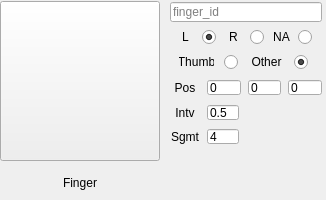
            <widget class="QWidget" name="fingerWidget" native="true">
             <property name="minimumSize">
              <size>
               <width>0</width>
               <height>200</height>
              </size>
             </property>
             <property name="maximumSize">
              <size>
               <width>16777215</width>
               <height>200</height>
              </size>
             </property>
             <layout class="QHBoxLayout" name="horizontalLayout_2">
              <property name="leftMargin">
               <number>0</number>
              </property>
              <property name="topMargin">
               <number>0</number>
              </property>
              <property name="rightMargin">
               <number>0</number>
              </property>
              <property name="bottomMargin">
               <number>0</number>
              </property>
              <item>
               <widget class="QWidget" name="fingerLeft" native="true">
                <property name="minimumSize">
                 <size>
                  <width>160</width>
                  <height>0</height>
                 </size>
                </property>
                <layout class="QVBoxLayout" name="verticalLayout_3">
                 <property name="leftMargin">
                  <number>0</number>
                 </property>
                 <property name="topMargin">
                  <number>0</number>
                 </property>
                 <property name="rightMargin">
                  <number>0</number>
                 </property>
                 <property name="bottomMargin">
                  <number>0</number>
                 </property>
                 <item>
                  <widget class="QPushButton" name="fingerThumb">
                   <property name="minimumSize">
                    <size>
                     <width>0</width>
                     <height>160</height>
                    </size>
                   </property>
                   <property name="text">
                    <string/>
                   </property>
                   <property name="icon">
                    <iconset>
                     <normaloff>finger.PNG</normaloff>finger.PNG</iconset>
                   </property>
                   <property name="iconSize">
                    <size>
                     <width>145</width>
                     <height>145</height>
                    </size>
                   </property>
                  </widget>
                 </item>
                 <item>
                  <widget class="QLabel" name="fingerLbl">
                   <property name="maximumSize">
                    <size>
                     <width>16777215</width>
                     <height>30</height>
                    </size>
                   </property>
                   <property name="text">
                    <string>Finger</string>
                   </property>
                   <property name="alignment">
                    <set>Qt::AlignCenter</set>
                   </property>
                  </widget>
                 </item>
                </layout>
               </widget>
              </item>
              <item>
               <widget class="QWidget" name="fingerRight" native="true">
                <property name="maximumSize">
                 <size>
                  <width>160</width>
                  <height>16777215</height>
                 </size>
                </property>
                <layout class="QVBoxLayout" name="verticalLayout_5">
                 <property name="spacing">
                  <number>0</number>
                 </property>
                 <property name="leftMargin">
                  <number>0</number>
                 </property>
                 <property name="topMargin">
                  <number>0</number>
                 </property>
                 <property name="rightMargin">
                  <number>0</number>
                 </property>
                 <property name="bottomMargin">
                  <number>0</number>
                 </property>
                 <item>
                  <widget class="QWidget" name="fingerID" native="true">
                   <property name="minimumSize">
                    <size>
                     <width>0</width>
                     <height>25</height>
                    </size>
                   </property>
                   <property name="maximumSize">
                    <size>
                     <width>16777215</width>
                     <height>30</height>
                    </size>
                   </property>
                   <layout class="QHBoxLayout" name="horizontalLayout_3">
                    <property name="spacing">
                     <number>1</number>
                    </property>
                    <property name="leftMargin">
                     <number>4</number>
                    </property>
                    <property name="topMargin">
                     <number>2</number>
                    </property>
                    <property name="rightMargin">
                     <number>4</number>
                    </property>
                    <property name="bottomMargin">
                     <number>2</number>
                    </property>
                    <item>
                     <widget class="QLineEdit" name="fingerIDEdit">
                      <property name="maximumSize">
                       <size>
                        <width>16777215</width>
                        <height>20</height>
                       </size>
                      </property>
                      <property name="placeholderText">
                       <string>finger_id</string>
                      </property>
                     </widget>
                    </item>
                   </layout>
                  </widget>
                 </item>
                 <item>
                  <widget class="QWidget" name="fingerSide" native="true">
                   <property name="minimumSize">
                    <size>
                     <width>0</width>
                     <height>25</height>
                    </size>
                   </property>
                   <property name="maximumSize">
                    <size>
                     <width>16777215</width>
                     <height>30</height>
                    </size>
                   </property>
                   <layout class="QHBoxLayout" name="horizontalLayout_4">
                    <property name="spacing">
                     <number>1</number>
                    </property>
                    <property name="leftMargin">
                     <number>4</number>
                    </property>
                    <property name="topMargin">
                     <number>2</number>
                    </property>
                    <property name="rightMargin">
                     <number>4</number>
                    </property>
                    <property name="bottomMargin">
                     <number>2</number>
                    </property>
                    <item>
                     <widget class="QLabel" name="fingerL">
                      <property name="minimumSize">
                       <size>
                        <width>20</width>
                        <height>0</height>
                       </size>
                      </property>
                      <property name="maximumSize">
                       <size>
                        <width>25</width>
                        <height>20</height>
                       </size>
                      </property>
                      <property name="layoutDirection">
                       <enum>Qt::LeftToRight</enum>
                      </property>
                      <property name="text">
                       <string>L</string>
                      </property>
                      <property name="alignment">
                       <set>Qt::AlignCenter</set>
                      </property>
                     </widget>
                    </item>
                    <item>
                     <widget class="QRadioButton" name="fingerLBtn">
                      <property name="minimumSize">
                       <size>
                        <width>15</width>
                        <height>0</height>
                       </size>
                      </property>
                      <property name="maximumSize">
                       <size>
                        <width>15</width>
                        <height>16777215</height>
                       </size>
                      </property>
                      <property name="text">
                       <string/>
                      </property>
                      <property name="checked">
                       <bool>true</bool>
                      </property>
                     </widget>
                    </item>
                    <item>
                     <widget class="QLabel" name="fingerR">
                      <property name="minimumSize">
                       <size>
                        <width>20</width>
                        <height>0</height>
                       </size>
                      </property>
                      <property name="maximumSize">
                       <size>
                        <width>25</width>
                        <height>20</height>
                       </size>
                      </property>
                      <property name="text">
                       <string>R</string>
                      </property>
                      <property name="alignment">
                       <set>Qt::AlignCenter</set>
                      </property>
                     </widget>
                    </item>
                    <item>
                     <widget class="QRadioButton" name="fingerRBtn">
                      <property name="minimumSize">
                       <size>
                        <width>15</width>
                        <height>0</height>
                       </size>
                      </property>
                      <property name="maximumSize">
                       <size>
                        <width>15</width>
                        <height>16777215</height>
                       </size>
                      </property>
                      <property name="text">
                       <string/>
                      </property>
                     </widget>
                    </item>
                    <item>
                     <widget class="QLabel" name="fingerNA">
                      <property name="minimumSize">
                       <size>
                        <width>20</width>
                        <height>0</height>
                       </size>
                      </property>
                      <property name="maximumSize">
                       <size>
                        <width>25</width>
                        <height>20</height>
                       </size>
                      </property>
                      <property name="text">
                       <string>NA</string>
                      </property>
                      <property name="alignment">
                       <set>Qt::AlignCenter</set>
                      </property>
                     </widget>
                    </item>
                    <item>
                     <widget class="QRadioButton" name="fingerNABtn">
                      <property name="minimumSize">
                       <size>
                        <width>15</width>
                        <height>0</height>
                       </size>
                      </property>
                      <property name="maximumSize">
                       <size>
                        <width>15</width>
                        <height>16777215</height>
                       </size>
                      </property>
                      <property name="text">
                       <string/>
                      </property>
                     </widget>
                    </item>
                   </layout>
                  </widget>
                 </item>
                 <item>
                  <widget class="QWidget" name="fingerType" native="true">
                   <property name="minimumSize">
                    <size>
                     <width>0</width>
                     <height>25</height>
                    </size>
                   </property>
                   <property name="maximumSize">
                    <size>
                     <width>16777215</width>
                     <height>30</height>
                    </size>
                   </property>
                   <layout class="QHBoxLayout" name="horizontalLayout_54">
                    <property name="spacing">
                     <number>1</number>
                    </property>
                    <property name="leftMargin">
                     <number>4</number>
                    </property>
                    <property name="topMargin">
                     <number>2</number>
                    </property>
                    <property name="rightMargin">
                     <number>4</number>
                    </property>
                    <property name="bottomMargin">
                     <number>2</number>
                    </property>
                    <item>
                     <widget class="QLabel" name="fingerThumb_2">
                      <property name="minimumSize">
                       <size>
                        <width>30</width>
                        <height>0</height>
                       </size>
                      </property>
                      <property name="maximumSize">
                       <size>
                        <width>35</width>
                        <height>20</height>
                       </size>
                      </property>
                      <property name="layoutDirection">
                       <enum>Qt::LeftToRight</enum>
                      </property>
                      <property name="text">
                       <string>Thumb</string>
                      </property>
                      <property name="alignment">
                       <set>Qt::AlignCenter</set>
                      </property>
                     </widget>
                    </item>
                    <item>
                     <widget class="QRadioButton" name="fingerThumbBtn">
                      <property name="minimumSize">
                       <size>
                        <width>15</width>
                        <height>0</height>
                       </size>
                      </property>
                      <property name="maximumSize">
                       <size>
                        <width>15</width>
                        <height>16777215</height>
                       </size>
                      </property>
                      <property name="text">
                       <string/>
                      </property>
                      <property name="checked">
                       <bool>false</bool>
                      </property>
                     </widget>
                    </item>
                    <item>
                     <widget class="QLabel" name="fingerOther">
                      <property name="minimumSize">
                       <size>
                        <width>30</width>
                        <height>0</height>
                       </size>
                      </property>
                      <property name="maximumSize">
                       <size>
                        <width>35</width>
                        <height>20</height>
                       </size>
                      </property>
                      <property name="text">
                       <string>Other</string>
                      </property>
                      <property name="alignment">
                       <set>Qt::AlignCenter</set>
                      </property>
                     </widget>
                    </item>
                    <item>
                     <widget class="QRadioButton" name="fingerOtherBtn">
                      <property name="minimumSize">
                       <size>
                        <width>15</width>
                        <height>0</height>
                       </size>
                      </property>
                      <property name="maximumSize">
                       <size>
                        <width>15</width>
                        <height>16777215</height>
                       </size>
                      </property>
                      <property name="text">
                       <string/>
                      </property>
                      <property name="checked">
                       <bool>true</bool>
                      </property>
                     </widget>
                    </item>
                   </layout>
                  </widget>
                 </item>
                 <item>
                  <widget class="QWidget" name="fingerPos" native="true">
                   <property name="minimumSize">
                    <size>
                     <width>0</width>
                     <height>25</height>
                    </size>
                   </property>
                   <property name="maximumSize">
                    <size>
                     <width>16777215</width>
                     <height>30</height>
                    </size>
                   </property>
                   <layout class="QHBoxLayout" name="horizontalLayout_5">
                    <property name="spacing">
                     <number>7</number>
                    </property>
                    <property name="leftMargin">
                     <number>4</number>
                    </property>
                    <property name="topMargin">
                     <number>2</number>
                    </property>
                    <property name="rightMargin">
                     <number>4</number>
                    </property>
                    <property name="bottomMargin">
                     <number>2</number>
                    </property>
                    <item>
                     <widget class="QLabel" name="fingerPosLbl">
                      <property name="minimumSize">
                       <size>
                        <width>30</width>
                        <height>0</height>
                       </size>
                      </property>
                      <property name="maximumSize">
                       <size>
                        <width>30</width>
                        <height>16777215</height>
                       </size>
                      </property>
                      <property name="text">
                       <string>Pos</string>
                      </property>
                      <property name="alignment">
                       <set>Qt::AlignCenter</set>
                      </property>
                     </widget>
                    </item>
                    <item>
                     <widget class="QLineEdit" name="fingerPosXEdit">
                      <property name="maximumSize">
                       <size>
                        <width>16777215</width>
                        <height>15</height>
                       </size>
                      </property>
                      <property name="text">
                       <string>0</string>
                      </property>
                     </widget>
                    </item>
                    <item>
                     <widget class="QLineEdit" name="fingerPosYEdit">
                      <property name="maximumSize">
                       <size>
                        <width>16777215</width>
                        <height>15</height>
                       </size>
                      </property>
                      <property name="text">
                       <string>0</string>
                      </property>
                     </widget>
                    </item>
                    <item>
                     <widget class="QLineEdit" name="fingerPosZEdit">
                      <property name="maximumSize">
                       <size>
                        <width>16777215</width>
                        <height>15</height>
                       </size>
                      </property>
                      <property name="text">
                       <string>0</string>
                      </property>
                     </widget>
                    </item>
                   </layout>
                  </widget>
                 </item>
                 <item>
                  <widget class="QWidget" name="fingerIntv" native="true">
                   <property name="minimumSize">
                    <size>
                     <width>0</width>
                     <height>25</height>
                    </size>
                   </property>
                   <property name="maximumSize">
                    <size>
                     <width>16777215</width>
                     <height>30</height>
                    </size>
                   </property>
                   <layout class="QHBoxLayout" name="horizontalLayout_10">
                    <property name="spacing">
                     <number>7</number>
                    </property>
                    <property name="leftMargin">
                     <number>4</number>
                    </property>
                    <property name="topMargin">
                     <number>2</number>
                    </property>
                    <property name="rightMargin">
                     <number>4</number>
                    </property>
                    <property name="bottomMargin">
                     <number>2</number>
                    </property>
                    <item>
                     <widget class="QLabel" name="fingerIntvLbl">
                      <property name="minimumSize">
                       <size>
                        <width>30</width>
                        <height>0</height>
                       </size>
                      </property>
                      <property name="maximumSize">
                       <size>
                        <width>30</width>
                        <height>16777215</height>
                       </size>
                      </property>
                      <property name="text">
                       <string>Intv</string>
                      </property>
                      <property name="alignment">
                       <set>Qt::AlignCenter</set>
                      </property>
                     </widget>
                    </item>
                    <item>
                     <widget class="QLineEdit" name="fingerIntvEdit">
                      <property name="maximumSize">
                       <size>
                        <width>32</width>
                        <height>15</height>
                       </size>
                      </property>
                      <property name="text">
                       <string>0.5</string>
                      </property>
                     </widget>
                    </item>
                    <item>
                     <spacer name="horizontalSpacer">
                      <property name="orientation">
                       <enum>Qt::Horizontal</enum>
                      </property>
                      <property name="sizeHint" stdset="0">
                       <size>
                        <width>40</width>
                        <height>20</height>
                       </size>
                      </property>
                     </spacer>
                    </item>
                   </layout>
                  </widget>
                 </item>
                 <item>
                  <widget class="QWidget" name="fingerSgmt" native="true">
                   <layout class="QHBoxLayout" name="horizontalLayout_6">
                    <property name="spacing">
                     <number>7</number>
                    </property>
                    <property name="leftMargin">
                     <number>4</number>
                    </property>
                    <property name="topMargin">
                     <number>2</number>
                    </property>
                    <property name="rightMargin">
                     <number>4</number>
                    </property>
                    <property name="bottomMargin">
                     <number>2</number>
                    </property>
                    <item>
                     <widget class="QLabel" name="fingerSgmtLbl">
                      <property name="minimumSize">
                       <size>
                        <width>30</width>
                        <height>0</height>
                       </size>
                      </property>
                      <property name="maximumSize">
                       <size>
                        <width>30</width>
                        <height>16777215</height>
                       </size>
                      </property>
                      <property name="text">
                       <string>Sgmt</string>
                      </property>
                      <property name="alignment">
                       <set>Qt::AlignCenter</set>
                      </property>
                     </widget>
                    </item>
                    <item>
                     <widget class="QLineEdit" name="fingerSgmtEdit">
                      <property name="maximumSize">
                       <size>
                        <width>32</width>
                        <height>15</height>
                       </size>
                      </property>
                      <property name="text">
                       <string>4</string>
                      </property>
                     </widget>
                    </item>
                    <item>
                     <spacer name="horizontalSpacer_2">
                      <property name="orientation">
                       <enum>Qt::Horizontal</enum>
                      </property>
                      <property name="sizeHint" stdset="0">
                       <size>
                        <width>68</width>
                        <height>20</height>
                       </size>
                      </property>
                     </spacer>
                    </item>
                   </layout>
                  </widget>
                 </item>
                 <item>
                  <spacer name="verticalSpacer">
                   <property name="orientation">
                    <enum>Qt::Vertical</enum>
                   </property>
                   <property name="sizeHint" stdset="0">
                    <size>
                     <width>20</width>
                     <height>34</height>
                    </size>
                   </property>
                  </spacer>
                 </item>
                </layout>
               </widget>
              </item>
             </layout>
            </widget>
